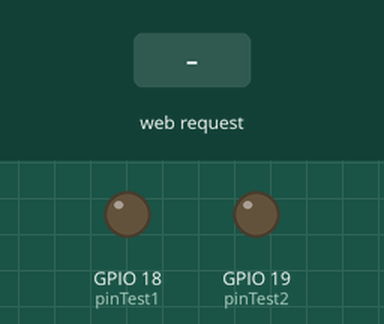
A sketch run on a simulated ESP32. Shown: output pins drawn as LEDs (lit = HIGH). Inputs (shaded band) come from the test bench. WiFi joins after 1.5 s; servers stay silent unless stated; what the sketch prints to the serial monitor is not drawn.

Above: at 2.7 s.
2.8 s: HTTP request GET /led1on received
At 4.0 s:
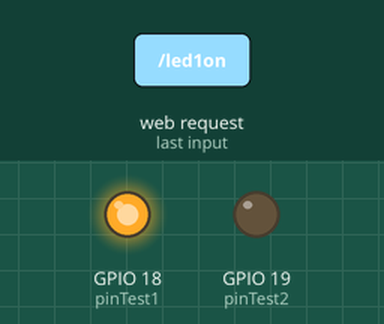
4.3 s: HTTP request GET /led2on received
At 5.3 s:
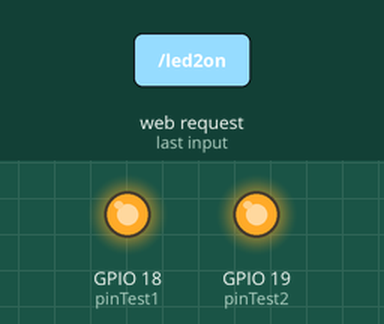
5.8 s: HTTP request GET /led1off received
At 6.5 s:
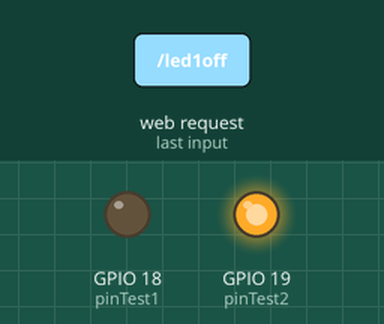
7.3 s: HTTP request GET /led2off received
At 7.6 s:
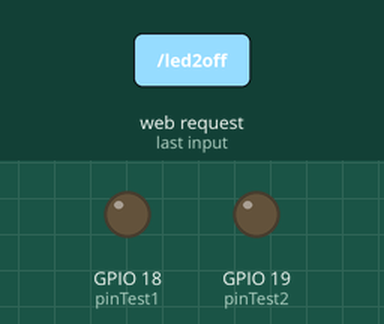
Timing chart, 0 to 9.8 s (numbered marks = the images above; inputs shaded):
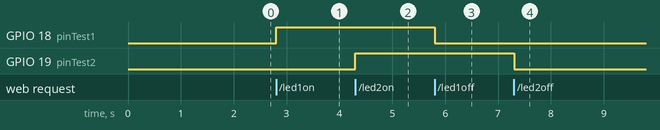

Measured:
- after the input at 2.8 s, GPIO 18 (pinTest1): LOW → HIGH at once
- after the input at 4.3 s, GPIO 19 (pinTest2): LOW → HIGH at once
- after the input at 5.8 s, GPIO 18 (pinTest1): HIGH → LOW at once
- after the input at 7.3 s, GPIO 19 (pinTest2): HIGH → LOW at once

The sketch:

Code1.ino
```cpp
#include <WiFi.h>
const char* ssid = "V2036";
const char* password = "fnafchica";

int pinTest1 = 18;
int pinTest2 = 19;

WiFiServer server(80);

void setup() {
  Serial.begin(115200);
  pinMode(pinTest1, OUTPUT); // set the LED pin mode
  pinMode(pinTest2, OUTPUT); // set the LED pin mode
  delay(10);
  Serial.print("\n\nConnecting to "); Serial.println(ssid);
  WiFi.begin(ssid, password);
  while (WiFi.status() != WL_CONNECTED) {
    delay(500); Serial.print(".");
  }
  Serial.println("");
  Serial.println("WiFi connected."); Serial.println("IP address: ");
  Serial.println(WiFi.localIP()); server.begin();
}

int value = 0;
bool LED_Status1 = LOW;
bool LED_Status2 = LOW;

void loop() {
  digitalWrite(pinTest1, LED_Status1);
  digitalWrite(pinTest2, LED_Status2);
  WiFiClient client = server.available(); // listen for incoming clients
  if (client) { // if you get a client,
    Serial.println("New Client."); // print a message out the serial port
    String currentLine = ""; // make a String to hold incoming data from the client
    while (client.connected()) { // loop while the client's connected
      if (client.available()) { // if there's bytes to read from the client,
        char c = client.read(); // read a byte, then
        Serial.write(c); // print it out the serial monitor
        if (c == '\n') { // if the byte is a newline character
          if (currentLine.length() == 0) {
            client.println("HTTP/1.1 200 OK");
            client.println("Content-type:text/html");
            client.println();
            client.println("<html>");
            client.println("<body>");
            client.println("<h1>LED Status</h1>");
            client.println("<p>");
            if (LED_Status1 == HIGH)
              client.println("LED1-On");
            else
              client.println("LED1-Off");

            if (LED_Status2 == HIGH)
              client.println(",LED2-On");
            else
              client.println(",LED2-Off");

            client.println("<p>");
            client.println("<a href=\"/led1on\"><button style = \"background-color: #f44336;\">LED1 On</button></a>");
            client.println("<a href=\"/led2on\"><button style = \"background-color: #f44336;\">LED2 On</button></a>");
            client.println("</p>");
            client.println("<a href=\"/led1off\"><button style = \"background-color: #008CBA;\">LED1 Off</button></a>");
            client.println("<a href=\"/led2off\"><button style = \"background-color: #008CBA;\">LED2 Off</button></a>");
            client.println("<body>");
            client.println("<html>");
            break;
          } else {
            currentLine = "";
          }
        } else if (c != '\r') {
          currentLine += c;
        }
        if (currentLine.endsWith("GET /led1on")) LED_Status1 = HIGH;
        if (currentLine.endsWith("GET /led1off")) LED_Status1 = LOW;
        if (currentLine.endsWith("GET /led2on")) LED_Status2 = HIGH;
        if (currentLine.endsWith("GET /led2off")) LED_Status2 = LOW;

      }
    }
    client.stop(); // close the connection:
    Serial.println("Client Disconnected.");
  }
}
```
